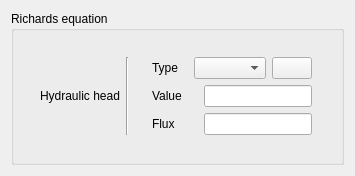
<?xml version="1.0" encoding="UTF-8"?>
<ui version="4.0">
 <class>BoundaryConditionsHydraulicHeadForm</class>
 <widget class="QWidget" name="BoundaryConditionsHydraulicHeadForm">
  <property name="geometry">
   <rect>
    <x>0</x>
    <y>0</y>
    <width>355</width>
    <height>176</height>
   </rect>
  </property>
  <property name="minimumSize">
   <size>
    <width>0</width>
    <height>0</height>
   </size>
  </property>
  <property name="windowTitle">
   <string>Form</string>
  </property>
  <layout class="QGridLayout" name="gridLayout_3">
   <item row="0" column="0">
    <widget class="QGroupBox" name="groupBoxSpecies">
     <property name="toolTip">
      <string>&lt;html&gt;&lt;head/&gt;&lt;body&gt;&lt;p&gt;&lt;span style=&quot; font-size:9pt;&quot;&gt;Specify the boundary condition in case of a groundwater flow.&lt;/span&gt;&lt;/p&gt;&lt;/body&gt;&lt;/html&gt;</string>
     </property>
     <property name="title">
      <string>Richards equation</string>
     </property>
     <layout class="QGridLayout" name="gridLayout_2">
      <item row="0" column="0">
       <layout class="QHBoxLayout" name="horizontalLayout">
        <item>
         <spacer>
          <property name="orientation">
           <enum>Qt::Horizontal</enum>
          </property>
          <property name="sizeHint" stdset="0">
           <size>
            <width>16</width>
            <height>20</height>
           </size>
          </property>
         </spacer>
        </item>
        <item>
         <widget class="QLabel" name="labelHydraulicHead_2">
          <property name="toolTip">
           <string>&lt;html&gt;&lt;head/&gt;&lt;body&gt;&lt;p&gt;&lt;span style=&quot; font-size:9pt;&quot;&gt;Three different types of boundary condition can be imposed on the hydraulic head:&lt;/span&gt;&lt;/p&gt;&lt;p&gt;&lt;span style=&quot; font-size:9pt;&quot;&gt;- Prescribed value: imposed a Dirichlet boundary condition on the Hydraulic head,&lt;/span&gt;&lt;/p&gt;&lt;p&gt;&lt;span style=&quot; font-size:9pt;&quot;&gt;- Pescribed value (user law): impose a non-uniform, variable Dircihlet boundary condition on the Hydraulic head using the formula editor,&lt;/span&gt;&lt;/p&gt;&lt;p&gt;&lt;span style=&quot; font-size:9pt;&quot;&gt;- Prescribed flux: imposed a constant Neumann boundary condition on the Hydraulic head.&lt;/span&gt;&lt;/p&gt;&lt;/body&gt;&lt;/html&gt;</string>
          </property>
          <property name="text">
           <string>Hydraulic head</string>
          </property>
         </widget>
        </item>
        <item>
         <widget class="Line" name="line_2">
          <property name="orientation">
           <enum>Qt::Vertical</enum>
          </property>
         </widget>
        </item>
        <item>
         <spacer>
          <property name="orientation">
           <enum>Qt::Horizontal</enum>
          </property>
          <property name="sizeHint" stdset="0">
           <size>
            <width>16</width>
            <height>20</height>
           </size>
          </property>
         </spacer>
        </item>
        <item>
         <layout class="QVBoxLayout" name="_4">
          <property name="spacing">
           <number>6</number>
          </property>
          <property name="leftMargin">
           <number>0</number>
          </property>
          <property name="topMargin">
           <number>0</number>
          </property>
          <property name="rightMargin">
           <number>0</number>
          </property>
          <property name="bottomMargin">
           <number>0</number>
          </property>
          <item>
           <layout class="QHBoxLayout" name="_5">
            <property name="spacing">
             <number>6</number>
            </property>
            <property name="leftMargin">
             <number>0</number>
            </property>
            <property name="topMargin">
             <number>0</number>
            </property>
            <property name="rightMargin">
             <number>0</number>
            </property>
            <property name="bottomMargin">
             <number>0</number>
            </property>
            <item>
             <widget class="QLabel" name="labelHydraulicHeadChoice">
              <property name="toolTip">
               <string>&lt;html&gt;&lt;head/&gt;&lt;body&gt;&lt;p&gt;&lt;span style=&quot; font-size:9pt;&quot;&gt;Three different types of boundary condition can be imposed on the hydraulic head:&lt;/span&gt;&lt;/p&gt;&lt;p&gt;&lt;span style=&quot; font-size:9pt;&quot;&gt;- Prescribed value: imposed a Dirichlet boundary condition on the Hydraulic head,&lt;/span&gt;&lt;/p&gt;&lt;p&gt;&lt;span style=&quot; font-size:9pt;&quot;&gt;- Pescribed value (user law): impose a non-uniform, variable Dircihlet boundary condition on the Hydraulic head using the formula editor,&lt;/span&gt;&lt;/p&gt;&lt;p&gt;&lt;span style=&quot; font-size:9pt;&quot;&gt;- Prescribed flux: imposed a constant Neumann boundary condition on the Hydraulic head.&lt;/span&gt;&lt;/p&gt;&lt;/body&gt;&lt;/html&gt;</string>
              </property>
              <property name="text">
               <string>Type</string>
              </property>
             </widget>
            </item>
            <item>
             <widget class="QComboBox" name="comboBoxTypeHydraulicHead">
              <property name="toolTip">
               <string>&lt;html&gt;&lt;head/&gt;&lt;body&gt;&lt;p&gt;&lt;span style=&quot; font-size:9pt;&quot;&gt;Three different types of boundary condition can be imposed on the hydraulic head:&lt;/span&gt;&lt;/p&gt;&lt;p&gt;&lt;span style=&quot; font-size:9pt;&quot;&gt;- Prescribed value: imposed a Dirichlet boundary condition on the Hydraulic head,&lt;/span&gt;&lt;/p&gt;&lt;p&gt;&lt;span style=&quot; font-size:9pt;&quot;&gt;- Pescribed value (user law): impose a non-uniform, variable Dircihlet boundary condition on the Hydraulic head using the formula editor,&lt;/span&gt;&lt;/p&gt;&lt;p&gt;&lt;span style=&quot; font-size:9pt;&quot;&gt;- Prescribed flux: imposed a constant Neumann boundary condition on the Hydraulic head.&lt;/span&gt;&lt;/p&gt;&lt;/body&gt;&lt;/html&gt;</string>
              </property>
             </widget>
            </item>
            <item>
             <widget class="QPushButton" name="pushButtonHydraulicHead">
              <property name="text">
               <string/>
              </property>
              <property name="icon">
               <iconset resource="resources_pages.qrc">
                <normaloff>:/new/prefix1/data/icons/22x22/edit-find-replace.png</normaloff>:/new/prefix1/data/icons/22x22/edit-find-replace.png</iconset>
              </property>
             </widget>
            </item>
           </layout>
          </item>
          <item>
           <layout class="QHBoxLayout" name="_6">
            <property name="spacing">
             <number>6</number>
            </property>
            <property name="leftMargin">
             <number>0</number>
            </property>
            <property name="topMargin">
             <number>0</number>
            </property>
            <property name="rightMargin">
             <number>0</number>
            </property>
            <property name="bottomMargin">
             <number>0</number>
            </property>
            <item>
             <widget class="QLabel" name="labelValueHydraulicHead">
              <property name="toolTip">
               <string>&lt;html&gt;&lt;head/&gt;&lt;body&gt;&lt;p&gt;&lt;span style=&quot; font-size:9pt;&quot;&gt;Three different types of boundary condition can be imposed on the hydraulic head:&lt;/span&gt;&lt;/p&gt;&lt;p&gt;&lt;span style=&quot; font-size:9pt;&quot;&gt;- Prescribed value: imposed a Dirichlet boundary condition on the Hydraulic head,&lt;/span&gt;&lt;/p&gt;&lt;p&gt;&lt;span style=&quot; font-size:9pt;&quot;&gt;- Pescribed value (user law): impose a non-uniform, variable Dircihlet boundary condition on the Hydraulic head using the formula editor,&lt;/span&gt;&lt;/p&gt;&lt;p&gt;&lt;span style=&quot; font-size:9pt;&quot;&gt;- Prescribed flux: imposed a constant Neumann boundary condition on the Hydraulic head.&lt;/span&gt;&lt;/p&gt;&lt;/body&gt;&lt;/html&gt;</string>
              </property>
              <property name="text">
               <string>Value</string>
              </property>
             </widget>
            </item>
            <item>
             <spacer>
              <property name="orientation">
               <enum>Qt::Horizontal</enum>
              </property>
              <property name="sizeHint" stdset="0">
               <size>
                <width>16</width>
                <height>20</height>
               </size>
              </property>
             </spacer>
            </item>
            <item>
             <widget class="QLineEdit" name="lineEditValueHydraulicHead">
              <property name="toolTip">
               <string>&lt;html&gt;&lt;head/&gt;&lt;body&gt;&lt;p&gt;&lt;span style=&quot; font-size:9pt;&quot;&gt;Three different types of boundary condition can be imposed on the hydraulic head:&lt;/span&gt;&lt;/p&gt;&lt;p&gt;&lt;span style=&quot; font-size:9pt;&quot;&gt;- Prescribed value: imposed a Dirichlet boundary condition on the Hydraulic head,&lt;/span&gt;&lt;/p&gt;&lt;p&gt;&lt;span style=&quot; font-size:9pt;&quot;&gt;- Pescribed value (user law): impose a non-uniform, variable Dircihlet boundary condition on the Hydraulic head using the formula editor,&lt;/span&gt;&lt;/p&gt;&lt;p&gt;&lt;span style=&quot; font-size:9pt;&quot;&gt;- Prescribed flux: imposed a constant Neumann boundary condition on the Hydraulic head.&lt;/span&gt;&lt;/p&gt;&lt;/body&gt;&lt;/html&gt;</string>
              </property>
             </widget>
            </item>
           </layout>
          </item>
          <item>
           <layout class="QHBoxLayout" name="_7">
            <property name="spacing">
             <number>6</number>
            </property>
            <property name="leftMargin">
             <number>0</number>
            </property>
            <property name="topMargin">
             <number>0</number>
            </property>
            <property name="rightMargin">
             <number>0</number>
            </property>
            <property name="bottomMargin">
             <number>0</number>
            </property>
            <item>
             <widget class="QLabel" name="labelExHydraulicHead">
              <property name="toolTip">
               <string>&lt;html&gt;&lt;head/&gt;&lt;body&gt;&lt;p&gt;&lt;span style=&quot; font-size:9pt;&quot;&gt;Three different types of boundary condition can be imposed on the hydraulic head:&lt;/span&gt;&lt;/p&gt;&lt;p&gt;&lt;span style=&quot; font-size:9pt;&quot;&gt;- Prescribed value: imposed a Dirichlet boundary condition on the Hydraulic head,&lt;/span&gt;&lt;/p&gt;&lt;p&gt;&lt;span style=&quot; font-size:9pt;&quot;&gt;- Pescribed value (user law): impose a non-uniform, variable Dircihlet boundary condition on the Hydraulic head using the formula editor,&lt;/span&gt;&lt;/p&gt;&lt;p&gt;&lt;span style=&quot; font-size:9pt;&quot;&gt;- Prescribed flux: imposed a constant Neumann boundary condition on the Hydraulic head.&lt;/span&gt;&lt;/p&gt;&lt;/body&gt;&lt;/html&gt;</string>
              </property>
              <property name="text">
               <string>Flux</string>
              </property>
             </widget>
            </item>
            <item>
             <spacer>
              <property name="orientation">
               <enum>Qt::Horizontal</enum>
              </property>
              <property name="sizeHint" stdset="0">
               <size>
                <width>16</width>
                <height>20</height>
               </size>
              </property>
             </spacer>
            </item>
            <item>
             <widget class="QLineEdit" name="lineEditExHydraulicHead">
              <property name="toolTip">
               <string>&lt;html&gt;&lt;head/&gt;&lt;body&gt;&lt;p&gt;&lt;span style=&quot; font-size:9pt;&quot;&gt;Three different types of boundary condition can be imposed on the hydraulic head:&lt;/span&gt;&lt;/p&gt;&lt;p&gt;&lt;span style=&quot; font-size:9pt;&quot;&gt;- Prescribed value: imposed a Dirichlet boundary condition on the Hydraulic head,&lt;/span&gt;&lt;/p&gt;&lt;p&gt;&lt;span style=&quot; font-size:9pt;&quot;&gt;- Pescribed value (user law): impose a non-uniform, variable Dircihlet boundary condition on the Hydraulic head using the formula editor,&lt;/span&gt;&lt;/p&gt;&lt;p&gt;&lt;span style=&quot; font-size:9pt;&quot;&gt;- Prescribed flux: imposed a constant Neumann boundary condition on the Hydraulic head.&lt;/span&gt;&lt;/p&gt;&lt;/body&gt;&lt;/html&gt;</string>
              </property>
             </widget>
            </item>
           </layout>
          </item>
         </layout>
        </item>
        <item>
         <spacer>
          <property name="orientation">
           <enum>Qt::Horizontal</enum>
          </property>
          <property name="sizeHint" stdset="0">
           <size>
            <width>20</width>
            <height>20</height>
           </size>
          </property>
         </spacer>
        </item>
       </layout>
      </item>
     </layout>
    </widget>
   </item>
  </layout>
 </widget>
 <resources>
  <include location="resources_pages.qrc"/>
 </resources>
 <connections/>
</ui>
